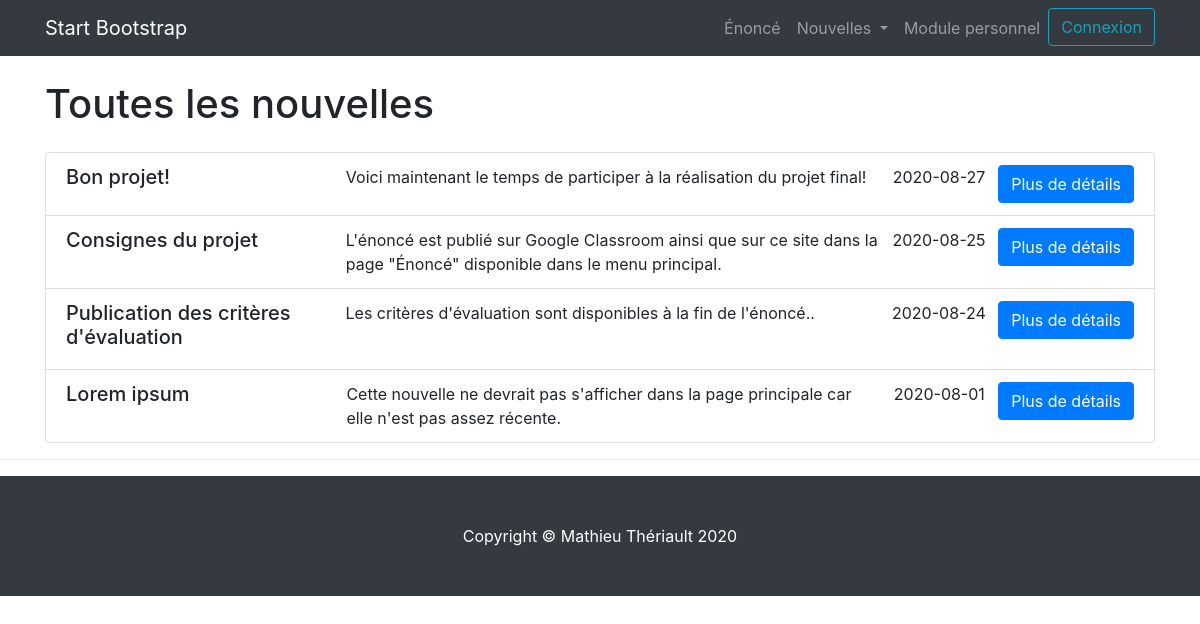
The app's page /projet_final/nouvelles.php with its own data.
### tables this page shows
CREATE TABLE `nouvelles` (
  `id` int(11) NOT NULL,
  `titre` varchar(50) NOT NULL,
  `description_courte` varchar(125) NOT NULL,
  `description_longue` text NOT NULL,
  `date_nouvelle` date NOT NULL,
  `actif` tinyint(1) NOT NULL,
  `fk_categorie` int(11) NOT NULL
);

### projet_final/nouvelles.php (the view, shortened to what this page needs)
<?php include_once('include/header.php'); ?>
  <div class="container">
	<h1 class="my-4">Toutes les nouvelles</h1>
    <?php
      $mysqli = new mysqli($host, $username, $password, $database);
      $res = $mysqli->query("SELECT * FROM nouvelles WHERE actif = 1 ORDER BY date_nouvelle DESC");
    ?>
    <ul class="list-group">
      <?php
        while ($row = $res->fetch_assoc()) {
          echo "
            <li class='list-group-item d-flex justify-content-between'>
              <span class='w-25'><h5>" . $row["titre"] . "</h5></span>
              <span class='w-50'>" . $row["description_courte"] . "</span>
              <span>" . $row["date_nouvelle"] . "</span>
              <span><a role='button' class='btn btn-primary' href='nouvelle.php?id=" . $row["id"] . "'>Plus de détails</a></span>
            </li>
          ";
        }
      ?>
    </ul>
  </div>
<?php include_once('include/footer.php'); ?>
</html>

### projet_final/css/modern-business.css (style rules this page uses)
body { padding-top: 56px; }

### records on screen
nouvelles: titre "Bon projet!", description_courte "Voici maintenant le temps de participer à la réalisation du projet final!", date_nouvelle "2020-08-27"
nouvelles: titre "Consignes du projet", description_courte "L'énoncé est publié sur Google Classroom ainsi que sur ce site dans la page \"Énoncé\" disponible dans le menu principal.", date_nouvelle "2020-08-25"
nouvelles: titre "Publication des critères d'évaluation", description_courte "Les critères d'évaluation sont disponibles à la fin de l'énoncé..", date_nouvelle "2020-08-24"
nouvelles: titre "Lorem ipsum", description_courte "Cette nouvelle ne devrait pas s'afficher dans la page principale car elle n'est pas assez récente.", date_nouvelle "2020-08-01"
